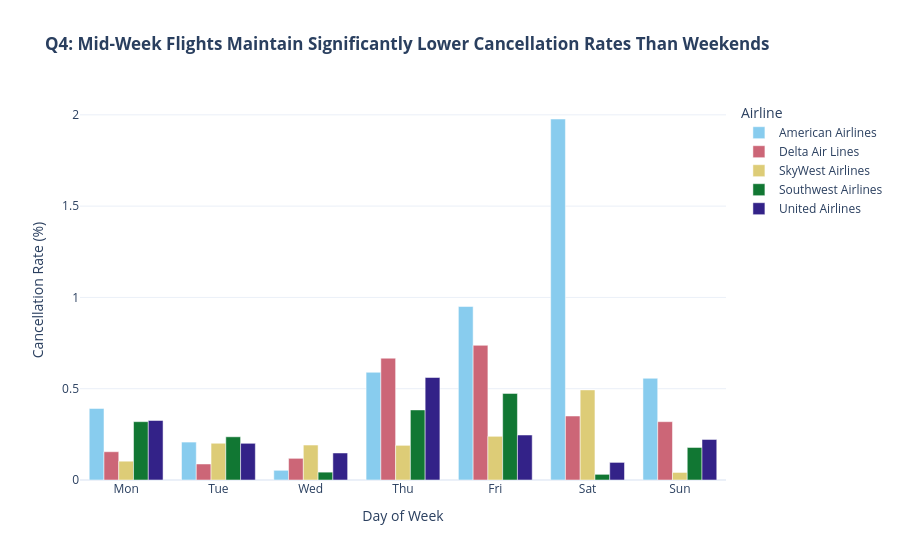

Source (notebook cell):
### Code cell
# QUESTION 4: Seasonal / Monthly Reliability
q4_df = df[df['CARRIER_NAME'].isin(top5_carriers)].groupby(['DAY_NAME', 'CARRIER_NAME'])['CANCELLED'].mean().reset_index()
q4_df['Cancel_Pct'] = q4_df['CANCELLED'] * 100

fig4 = px.bar(
    q4_df, x='DAY_NAME', y='Cancel_Pct', color='CARRIER_NAME', barmode='group',
    title="<b>Q4: Mid-Week Flights Maintain Significantly Lower Cancellation Rates Than Weekends</b>",
    labels={'DAY_NAME': 'Day of Week', 'Cancel_Pct': 'Cancellation Rate (%)', 'CARRIER_NAME': 'Airline'},
    color_discrete_sequence=px.colors.qualitative.Safe,
    category_orders={'DAY_NAME': ['Mon', 'Tue', 'Wed', 'Thu', 'Fri', 'Sat', 'Sun']}
)
fig4.update_layout(template='plotly_white')
fig4.show()

### Figure 1 — Plotly figure (JSON) as saved in the notebook; plotly's stock layout.template omitted (floating-point values rounded to 4 significant figures)
{"data": [{"alignmentgroup": "True", "hovertemplate": "Airline=American Airlines<br>Day of Week=%{x}<br>Cancellation Rate (%)=%{y}<extra></extra>", "legendgroup": "American Airlines", "marker": {"color": "rgb(136, 204, 238)", "pattern": {"shape": ""}}, "name": "American Airlines", "offsetgroup": "American Airlines", "orientation": "v", "showlegend": true, "textposition": "auto", "type": "bar", "x": ["Fri", "Mon", "Sat", "Sun", "Thu", "Tue", "Wed"], "xaxis": "x", "y": [0.9501, 0.3919, 1.977, 0.5571, 0.59, 0.2078, 0.05315], "yaxis": "y"}, {"alignmentgroup": "True", "hovertemplate": "Airline=Delta Air Lines<br>Day of Week=%{x}<br>Cancellation Rate (%)=%{y}<extra></extra>", "legendgroup": "Delta Air Lines", "marker": {"color": "rgb(204, 102, 119)", "pattern": {"shape": ""}}, "name": "Delta Air Lines", "offsetgroup": "Delta Air Lines", "orientation": "v", "showlegend": true, "textposition": "auto", "type": "bar", "x": ["Fri", "Mon", "Sat", "Sun", "Thu", "Tue", "Wed"], "xaxis": "x", "y": [0.7376, 0.1549, 0.3505, 0.3194, 0.6671, 0.08778, 0.1187], "yaxis": "y"}, {"alignmentgroup": "True", "hovertemplate": "Airline=SkyWest Airlines<br>Day of Week=%{x}<br>Cancellation Rate (%)=%{y}<extra></extra>", "legendgroup": "SkyWest Airlines", "marker": {"color": "rgb(221, 204, 119)", "pattern": {"shape": ""}}, "name": "SkyWest Airlines", "offsetgroup": "SkyWest Airlines", "orientation": "v", "showlegend": true, "textposition": "auto", "type": "bar", "x": ["Fri", "Mon", "Sat", "Sun", "Thu", "Tue", "Wed"], "xaxis": "x", "y": [0.2393, 0.103, 0.4935, 0.04136, 0.1899, 0.2013, 0.1915], "yaxis": "y"}, {"alignmentgroup": "True", "hovertemplate": "Airline=Southwest Airlines<br>Day of Week=%{x}<br>Cancellation Rate (%)=%{y}<extra></extra>", "legendgroup": "Southwest Airlines", "marker": {"color": "rgb(17, 119, 51)", "pattern": {"shape": ""}}, "name": "Southwest Airlines", "offsetgroup": "Southwest Airlines", "orientation": "v", "showlegend": true, "textposition": "auto", "type": "bar", "x": ["Fri", "Mon", "Sat", "Sun", "Thu", "Tue", "Wed"], "xaxis": "x", "y": [0.4742, 0.3195, 0.03101, 0.1782, 0.3838, 0.2367, 0.043], "yaxis": "y"}, {"alignmentgroup": "True", "hovertemplate": "Airline=United Airlines<br>Day of Week=%{x}<br>Cancellation Rate (%)=%{y}<extra></extra>", "legendgroup": "United Airlines", "marker": {"color": "rgb(51, 34, 136)", "pattern": {"shape": ""}}, "name": "United Airlines", "offsetgroup": "United Airlines", "orientation": "v", "showlegend": true, "textposition": "auto", "type": "bar", "x": ["Fri", "Mon", "Sat", "Sun", "Thu", "Tue", "Wed"], "xaxis": "x", "y": [0.2464, 0.3259, 0.09641, 0.222, 0.5614, 0.201, 0.148], "yaxis": "y"}], "layout": {"barmode": "group", "legend": {"title": {"text": "Airline"}, "tracegroupgap": 0}, "title": {"text": "<b>Q4: Mid-Week Flights Maintain Significantly Lower Cancellation Rates Than Weekends</b>"}, "xaxis": {"anchor": "y", "categoryarray": ["Mon", "Tue", "Wed", "Thu", "Fri", "Sat", "Sun"], "categoryorder": "array", "domain": [0, 1], "title": {"text": "Day of Week"}}, "yaxis": {"anchor": "x", "domain": [0, 1], "title": {"text": "Cancellation Rate (%)"}}}}
